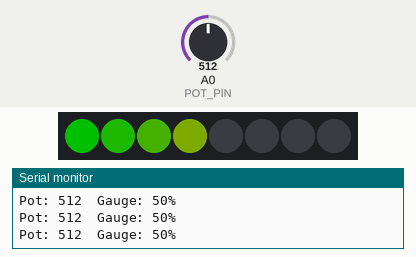
The sketch below on a simulated Arduino Uno, built with avr-gcc and run on an emulated ATmega328P. Shown: 8 RGB LEDs in strip order, left to right, the last lines printed to the serial monitor. Inputs (shaded band) come from the test bench; at power-on: A0 (POT_PIN) = 512. Dim RGB values are drawn brighter than linear.

Above: at 1.2 s.
1.3 s: A0 (POT_PIN) set to 716
At 1.8 s:
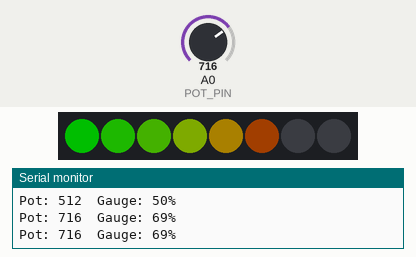
2.8 s: A0 (POT_PIN) set to 900
At 4.0 s:
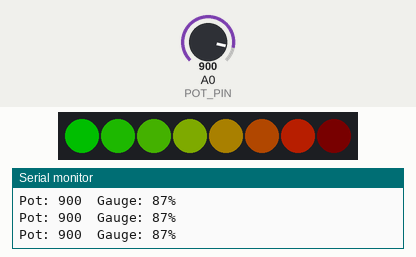
4.3 s: A0 (POT_PIN) set to 511
At 5.3 s:
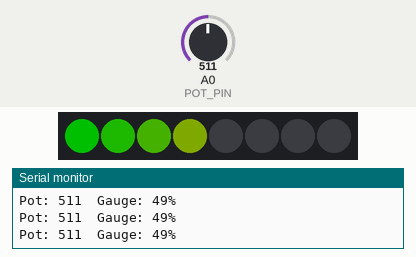
5.8 s: A0 (POT_PIN) set to 306
At 6.4 s:
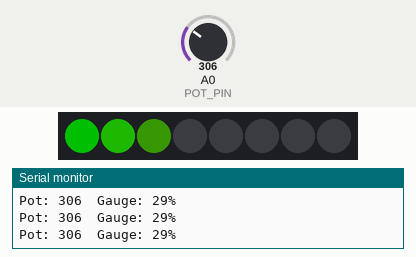
7.3 s: A0 (POT_PIN) set to 0
At 7.6 s:
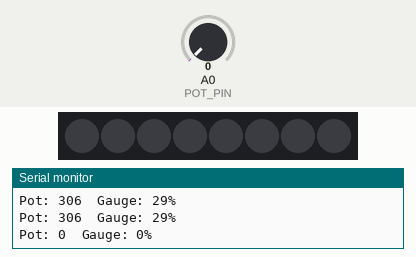
Timing chart, 0 to 9.8 s (numbered marks = the images above; inputs shaded):
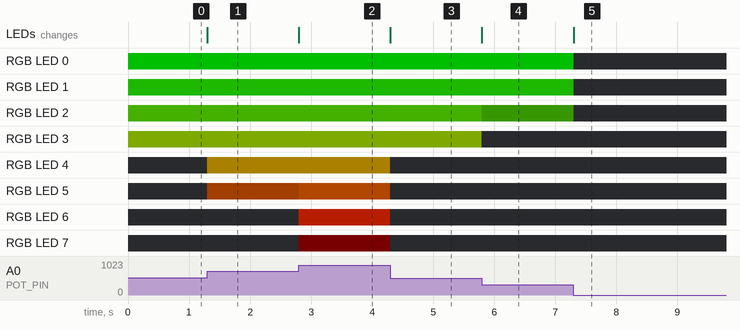

The sketch:

neopixel_gauge.ino
```cpp
// Arduino Uno - NeoPixel gauge with a potentiometer
// Turn the knob to fill the 8-pixel gauge (green -> yellow -> red)
//
// Wiring:
//   NeoPixel (8): DIN -> D10, 5V (+) -> 5V, GND (-) -> GND
//   Potentiometer: left leg -> 5V, middle leg (wiper) -> A0, right leg -> GND

#include <Adafruit_NeoPixel.h>

const int PIXEL_PIN  = 10;   // NeoPixel data pin
const int NUM_PIXELS = 8;    // Number of pixels
const int POT_PIN    = A0;   // Potentiometer wiper

const unsigned long PRINT_INTERVAL = 200;  // Serial print interval (ms)

Adafruit_NeoPixel strip(NUM_PIXELS, PIXEL_PIN, NEO_GRB + NEO_KHZ800);

int lastLevel = -1;                // Previous gauge level (to update only on change)
unsigned long lastPrintTime = 0;

void setup() {
  strip.begin();
  strip.setBrightness(80);         // Overall brightness (0 ~ 255)
  strip.show();                    // Start with all pixels off
  Serial.begin(9600);
}

void loop() {
  int potValue = analogRead(POT_PIN);  // 0 ~ 1023

  // Gauge level: 0 ~ NUM_PIXELS * 255 (each pixel has 255 steps)
  int level = map(potValue, 0, 1023, 0, NUM_PIXELS * 255);

  // Redraw only when the level changes
  if (level != lastLevel) {
    lastLevel = level;

    int fullPixels = level / 255;   // Fully lit pixels
    int partial    = level % 255;   // Brightness of the next pixel (0 ~ 254)

    for (int i = 0; i < NUM_PIXELS; i++) {
      // Color by position: pixel 0 = green, last pixel = red
      int red   = i * 255 / (NUM_PIXELS - 1);
      int green = 255 - red;

      if (i < fullPixels) {
        strip.setPixelColor(i, strip.Color(red, green, 0));
      } else if (i == fullPixels) {
        // Cast to long to avoid int overflow: 255 * 254 > 32767
        strip.setPixelColor(i, strip.Color(red * (long)partial / 255, green * (long)partial / 255, 0));
      } else {
        strip.setPixelColor(i, 0);  // Off
      }
    }
    strip.show();
  }

  if (millis() - lastPrintTime >= PRINT_INTERVAL) {
    lastPrintTime = millis();
    Serial.print("Pot: ");
    Serial.print(potValue);
    Serial.print("  Gauge: ");
    Serial.print(level * 100L / (NUM_PIXELS * 255));
    Serial.println("%");
  }
}
```

Measured:
- after the input at 1.3 s, RGB LED 4: off → RGB(45, 34, 0) at once; RGB LED 5: off → RGB(34, 13, 0) at once; the LEDs: change at once (image 1)
- after the input at 2.8 s, RGB LED 5: RGB(34, 13, 0) → RGB(57, 23, 0) at once; RGB LED 6: off → RGB(68, 11, 0) at once; RGB LED 7: off → RGB(2, 0, 0) at once; the LEDs: change at once (image 2)
- after the input at 4.3 s, RGB LED 3: RGB(34, 46, 0) → RGB(34, 45, 0) at once; RGB LED 4: RGB(45, 34, 0) → off at once; RGB LED 5: RGB(57, 23, 0) → off at once; RGB LED 6: RGB(68, 11, 0) → off at once; RGB LED 7: RGB(2, 0, 0) → off at once; the LEDs: change at once (image 3)
- after the input at 5.8 s, RGB LED 2: RGB(22, 57, 0) → RGB(8, 22, 0) at once; RGB LED 3: RGB(34, 45, 0) → off at once; the LEDs: change at once (image 4)
- after the input at 7.3 s, RGB LED 0: RGB(0, 80, 0) → off at once; RGB LED 1: RGB(11, 69, 0) → off at once; RGB LED 2: RGB(8, 22, 0) → off at once; the LEDs: change at once (image 5)
